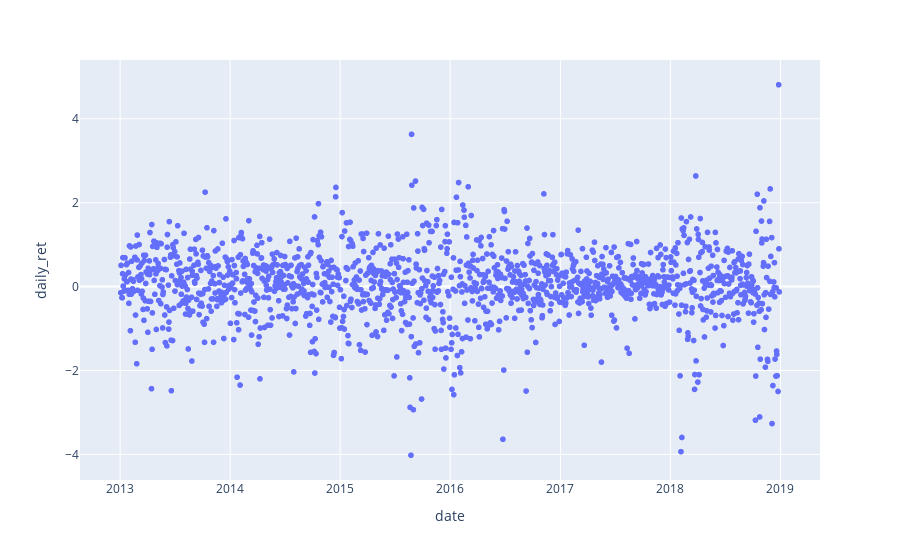

The notebook cell this image was saved under:
### Markdown cell above
Looks mostly Gaussian, except for the extreme values

### Code cell
# Plot with plotly
fig = px.scatter(df, x="date", y="daily_ret")
fig.show()

### Figure 1 — Plotly figure (JSON) as saved in the notebook; plotly's stock layout.template omitted (floating-point values rounded to 4 significant figures; data arrays with more than 128 entries replaced by an {"elided": "..."} marker saying what was removed)
{"data": [{"hovertemplate": "date=%{x}<br>daily_ret=%{y}<extra></extra>", "legendgroup": "", "marker": {"color": "#636efa", "symbol": "circle"}, "mode": "markers", "name": "", "showlegend": false, "type": "scattergl", "x": {"elided": "1508 str values"}, "xaxis": "x", "y": {"elided": "1508 float values"}, "yaxis": "y"}], "layout": {"legend": {"tracegroupgap": 0}, "margin": {"t": 60}, "xaxis": {"anchor": "y", "domain": [0, 1], "title": {"text": "date"}}, "yaxis": {"anchor": "x", "domain": [0, 1], "title": {"text": "daily_ret"}}}}
